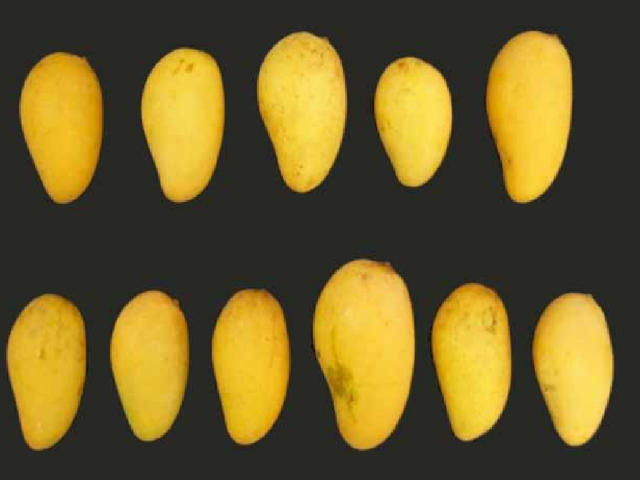
#> input picture 640x480.png, 640 x 480 px; its folder holds only this picture in this run
$ python -i app.py   (imports and definitions only)
#> lines starting #> are read from the running program, lines starting #| are printed output that depends on the picture
from tkinter import *
from tkinter import ttk
from PIL import Image, ImageTk
import cv2
import threading

mainWindow = None

tabResult = None
tabControl = None
tabOriginal = None
tabGray = None
tabBinary = None
tabYellow = None

tabSettingYellow = None
tabSettingAll = None
tabSettingArea = None

sourceImageCV2 = None
grayImageCV2 = None
greenBinaryImageCV2 = None
yellowBinaryImageCV2 = None

scaleLowerYellowSetting = None
scaleUpperYellowSetting = None

scaleLowerAllSetting = None
scaleUpperAllSetting = None

scaleLowerAreaSetting = None
scaleUpperAreaSetting = None

lblResultGreen = None
lblResultYellow = None
lblResultAll = None

def init():
    global mainWindow
    mainWindow = Tk();
    mainWindow.title('Mango Detection')
    # mainWindow.resizable(0, 0)
    mainWindow.geometry('600x400')

    #
    # Controls
    #
    global tabControl
    global tabOriginal
    global tabGray
    global tabBinary
    global tabYellow
    global tabSettingYellow

    tabControl = ttk.Notebook(mainWindow)
    tabResult = ttk.Frame(tabControl)
    tabOriginal = ttk.Frame(tabControl)
    tabGray = ttk.Frame(tabControl)
    tabBinary = ttk.Frame(tabControl)
    tabYellow = ttk.Frame(tabControl)
    tabSettingYellow = ttk.Frame(tabControl)
    tabSettingAll = ttk.Frame(tabControl)
    tabSettingArea = ttk.Frame(tabControl)

    tabControl.add(tabResult, text ='Result')

    tabControl.add(tabOriginal, text ='Original')
    tabControl.add(tabGray, text ='Gray')
    tabControl.add(tabBinary, text ='Binary')
    tabControl.add(tabYellow, text ='Yellow')

    tabControl.add(tabSettingYellow, text ='Setting 1')
    tabControl.add(tabSettingAll, text ='Setting 2')
    tabControl.add(tabSettingArea, text ='Setting 3')

    tabControl.pack(expand = 1, fill ="both")

    #
    # Yellow setting
    #
    lbl = Label(tabSettingYellow, text = "Yellow Setting")
    lbl.config(font = ("Courier", 18))
    lbl.place(x=10, y=10)

    # # Lower
    lbl = Label(tabSettingYellow, text = "Lower")
    lbl.config(font = ("Courier", 10))
    lbl.place(x=10, y=50)

    global scaleLowerYellowSetting
    lowerYellowSettingValue = DoubleVar()
    scaleLowerYellowSetting = Scale(tabSettingYellow, variable = lowerYellowSettingValue, from_ = 0, to = 255, orient = HORIZONTAL, length=520)
    scaleLowerYellowSetting.place(x=10, y=65)
    scaleLowerYellowSetting.set(200)

    # Upper
    lbl = Label(tabSettingYellow, text = "Upper")
    lbl.config(font = ("Courier", 10))
    lbl.place(x=10, y=120)

    global scaleUpperYellowSetting
    upperYellowSettingValue = DoubleVar()
    scaleUpperYellowSetting = Scale(tabSettingYellow, variable = upperYellowSettingValue, from_ = 0, to = 255, orient = HORIZONTAL, length=520)
    scaleUpperYellowSetting.place(x=10, y=140)
    scaleUpperYellowSetting.set(255)

    #
    # Button
    #
    # buttonSaveYellowSetting = None
    # buttonSaveYellowSetting = Button(tabSettingYellow, text ="Save", command = process, font = ("Courier", 16))
    # buttonSaveYellowSetting.place(x=460, y=300)

    #
    # All setting
    #
    lbl = Label(tabSettingAll, text = "All Setting")
    lbl.config(font = ("Courier", 18))
    lbl.place(x=10, y=10)

    # Lower
    lbl = Label(tabSettingAll, text = "Lower")
    lbl.config(font = ("Courier", 10))
    lbl.place(x=10, y=50)

    global scaleLowerAllSetting
    lowerAllSettingValue = DoubleVar()
    scaleLowerAllSetting = Scale(tabSettingAll, variable = lowerAllSettingValue, from_ = 0, to = 255, orient = HORIZONTAL, length=520)
    scaleLowerAllSetting.place(x=10, y=65)
    scaleLowerAllSetting.set(100)

    # Upper
    lbl = Label(tabSettingAll, text = "Upper")
    lbl.config(font = ("Courier", 10))
    lbl.place(x=10, y=120)

    global scaleUpperAllSetting
    upperAllSettingValue = DoubleVar()
    scaleUpperAllSetting = Scale(tabSettingAll, variable = upperAllSettingValue, from_ = 0, to = 255, orient = HORIZONTAL, length=520)
    scaleUpperAllSetting.place(x=10, y=140)
    scaleUpperAllSetting.set(255)

    #
    # Button
    #
    # buttonAllSetting = None
    # buttonAllSetting = Button(tabSettingAll, text ="Save", command = process, font = ("Courier", 16))
    # buttonAllSetting.place(x=460, y=300)

    #
    # Area setting
    #
    lbl = Label(tabSettingArea, text = "Area Setting")
    lbl.config(font = ("Courier", 18))
    lbl.place(x=10, y=10)

    # Lower
    lbl = Label(tabSettingArea, text = "Lower")
    lbl.config(font = ("Courier", 10))
    lbl.place(x=10, y=50)

    global scaleLowerAreaSetting
    lowerAreaSettingValue = DoubleVar()
    scaleLowerAreaSetting = Scale(tabSettingArea, variable = lowerAreaSettingValue, from_ = 0, to = 50000, orient = HORIZONTAL, length=520)
    scaleLowerAreaSetting.place(x=10, y=65)
    scaleLowerAreaSetting.set(5000)

    # Upper
    lbl = Label(tabSettingArea, text = "Upper")
    lbl.config(font = ("Courier", 10))
    lbl.place(x=10, y=120)

    global scaleUpperAreaSetting
    upperAreaSettingValue = DoubleVar()
    scaleUpperAreaSetting = Scale(tabSettingArea, variable = upperAreaSettingValue, from_ = 0, to = 50000, orient = HORIZONTAL, length=520)
    scaleUpperAreaSetting.place(x=10, y=140)
    scaleUpperAreaSetting.set(30000)

    #
    # Button
    #
    # buttonAreaSetting = None
    # buttonAreaSetting = Button(tabSettingArea, text ="Save", command = process, font = ("Courier", 16))
    # buttonAreaSetting.place(x=460, y=300)

    #
    # Result
    #
    lbl = Label(tabResult, text = "Result")
    lbl.config(font = ("Courier", 18))
    lbl.place(x=10, y=10)

    global lblResultGreen
    lblResultGreen = Label(tabResult, text = "Green = ")
    lblResultGreen.config(font = ("Courier", 12))
    lblResultGreen.place(x=10, y=50)

    global lblResultYellow
    lblResultYellow = Label(tabResult, text = "Yellow = ")
    lblResultYellow.config(font = ("Courier", 12))
    lblResultYellow.place(x=10, y=90)

    global lblResultAll
    lblResultAll = Label(tabResult, text = "All = ")
    lblResultAll.config(font = ("Courier", 12))
    lblResultAll.place(x=10, y=130)

    #
    # Button
    #
    # buttonProcess = None
    # buttonProcess = Button(tabResult, text ="Process", command = process, font = ("Courier", 16))
    # buttonProcess.place(x=430, y=300)

def process():
    # Source
    global sourceImageCV2

    # Source from demo image
    sourceImageCV2 = cv2.imread('640x480.png')
#> sourceImageCV2 is the input picture: shape (480, 640, 3); mean B, G, R 41, 93, 108.8

    # Source from USB cam
    #video = cv2.VideoCapture(0)
    #ret, sourceImageCV2 = video.read()

    sourceImageCV2 = cv2.blur(sourceImageCV2, (5,5))

    # Gray
    global tabGray
    grayImageCV2 = cv2.cvtColor(sourceImageCV2, cv2.COLOR_BGR2GRAY)
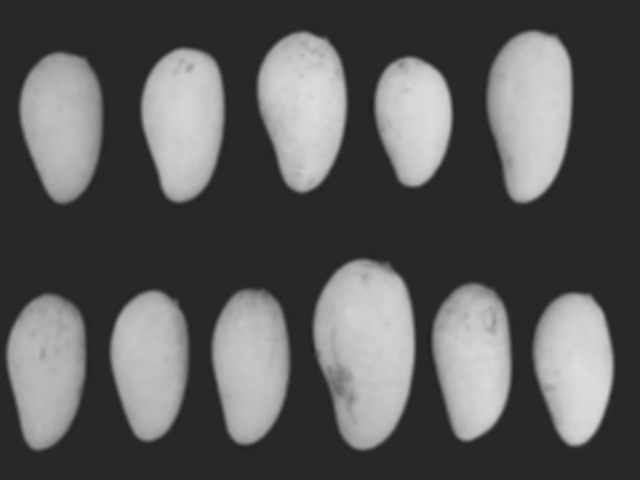
#> grayImageCV2: shape (480, 640); min 30, max 221, mean 91.7
    grayImageData = cv2.cvtColor(grayImageCV2, cv2.COLOR_GRAY2BGR)
    grayImageData = Image.fromarray(grayImageData)
    grayImageData = ImageTk.PhotoImage(grayImageData.resize((520,320)))
    grayImage = Label(tabGray, image=grayImageData)
    grayImage.image = grayImageData
    grayImage.place(x=10, y=10)

    # All binary
    global tabBinary
#> (the run stopped early here; a loop or call above may not have finished)
